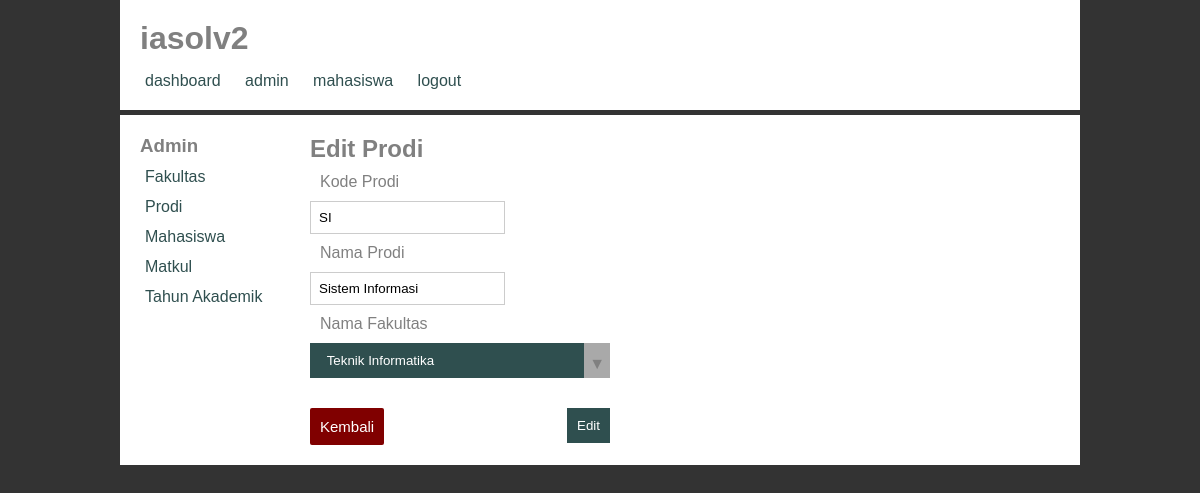
The page /admin/prodi/edit/1 on the database its author committed.
### tables this page shows
CREATE TABLE `prodi` (
  `id_prodi` int(11) NOT NULL,
  `kode_prodi` varchar(3) NOT NULL,
  `nama_prodi` varchar(30) NOT NULL,
  `nama_fakultas` varchar(30) NOT NULL
);

### application/controllers/admin/Prodi.php (called while the page is built, shortened)
<?php
class Prodi extends CI_Controller {
  public function __construct() {
    $this->load->model('Prodi_model');
    $this->load->library('form_validation');
  }
  public function edit($id) {
    $data['judul'] = 'Edit Prodi';
    $data['prodi'] = $this->Prodi_model->getById($id,'prodi');
    $this->form_validation->set_rules('kode_prodi','Kode Prodi','required|max_length[2]',[
      'required' => 'Kode prodi wajib diisi.',
      'max_length' => 'Kode prodi maksimal berisi 2 angka.'
    ]);
    $this->form_validation->set_rules('nama_prodi','Nama Prodi','required',['required' => 'Nama prodi wajib diisi.']);
    $this->form_validation->set_rules('nama_fakultas','Nama Fakultas','required',['required' => 'Nama fakultas wajib diisi.']);
    if($this->form_validation->run() == FALSE) {
      $this->load->view('admin_templates/header',$data);
      $this->load->view('admin_templates/sidebar');
      $this->load->view('admin/prodi/edit',$data);
      $this->load->view('admin_templates/footer');
    } else {
      $this->Prodi_model->editProdi();
      $this->session->set_flashdata('flash','Prodi '. $data['prodi']['nama_prodi'] .' berhasil diedit.');
      redirect('admin/prodi');
    }
  }
}

### index.php (called while the page is built, shortened)
<?php
require_once BASEPATH.'core/CodeIgniter.php';

### application/models/Prodi_model.php (called while the page is built, shortened)
<?php
class Prodi_model extends CI_Model {
  public function getById($id,$table) {
    return $this->db->get_where('prodi',['id_prodi' => $id])->row_array();
  }
}

### application/views/admin/prodi/edit.php (the view, shortened to what this page needs)
<h2>Edit Prodi</h2>
<form action="" method="post">
  <label for="kode_prodi">Kode Prodi</label>
  <input type="text" name="kode_prodi" value="<?php echo $prodi['kode_prodi']; ?>">
  <label for="nama_prodi">Nama Prodi</label>
  <input type="text" name="nama_prodi" value="<?php echo $prodi['nama_prodi']; ?>">
  <label for="nama_fakultas">Nama Fakultas</label>
  <div class="select">
    <select name="nama_fakultas">
      <option value="<?php echo $prodi['nama_fakultas'] ?>"><?php echo $prodi['nama_fakultas'] ?></option>
    </select>
  </div>
  <button type="submit" name="tambah" class="register">Edit</button>
</form>
<a class="btn-primary kembali" href="<?php echo base_url() ?>admin/prodi">Kembali</a>

### assets/style.css (style rules this page uses)
* { margin: 0; padding: 0; }
body { background-color: #333; }
.content h2 { margin-bottom: 10px; }
form, .error { width: 300px; }
label { display: block; margin: 10px; }
input { padding: 8px; display: block; border: 1px solid #ccc; }
select { -webkit-appearance: none; -moz-appearance: none; -ms-appearance: none; appearance: none; outline: 0; box-shadow: none; border: 0 !important; background: darkslategrey; background-image: none; }
.select { position: relative; display: flex; padding: 10px; line-height: 2; background: darkslategrey; overflow: hidden; }
select { flex: 1; padding: 0 .5em; color: #fff; cursor: pointer; }
.select::after { content: '\25BC'; position: absolute; top: 0; right: 0; padding: 5px; background: darkgrey; cursor: pointer; pointer-events: none; }
.btn-primary { background-color: darkslategrey; color: white; padding: 5px; text-decoration: none; border-radius: 2px; }
.kembali { margin-top: 30px; float: left; padding: 10px; font-size: 15px; background-color: maroon; }
.register { margin-top: 30px; float: right; }
button { background-color: darkslategrey; border: none; color: white; padding: 10px; }

### rows shown on the page
prodi: kode_prodi "SI", nama_prodi "Sistem Informasi", nama_fakultas "Teknik Informatika"
